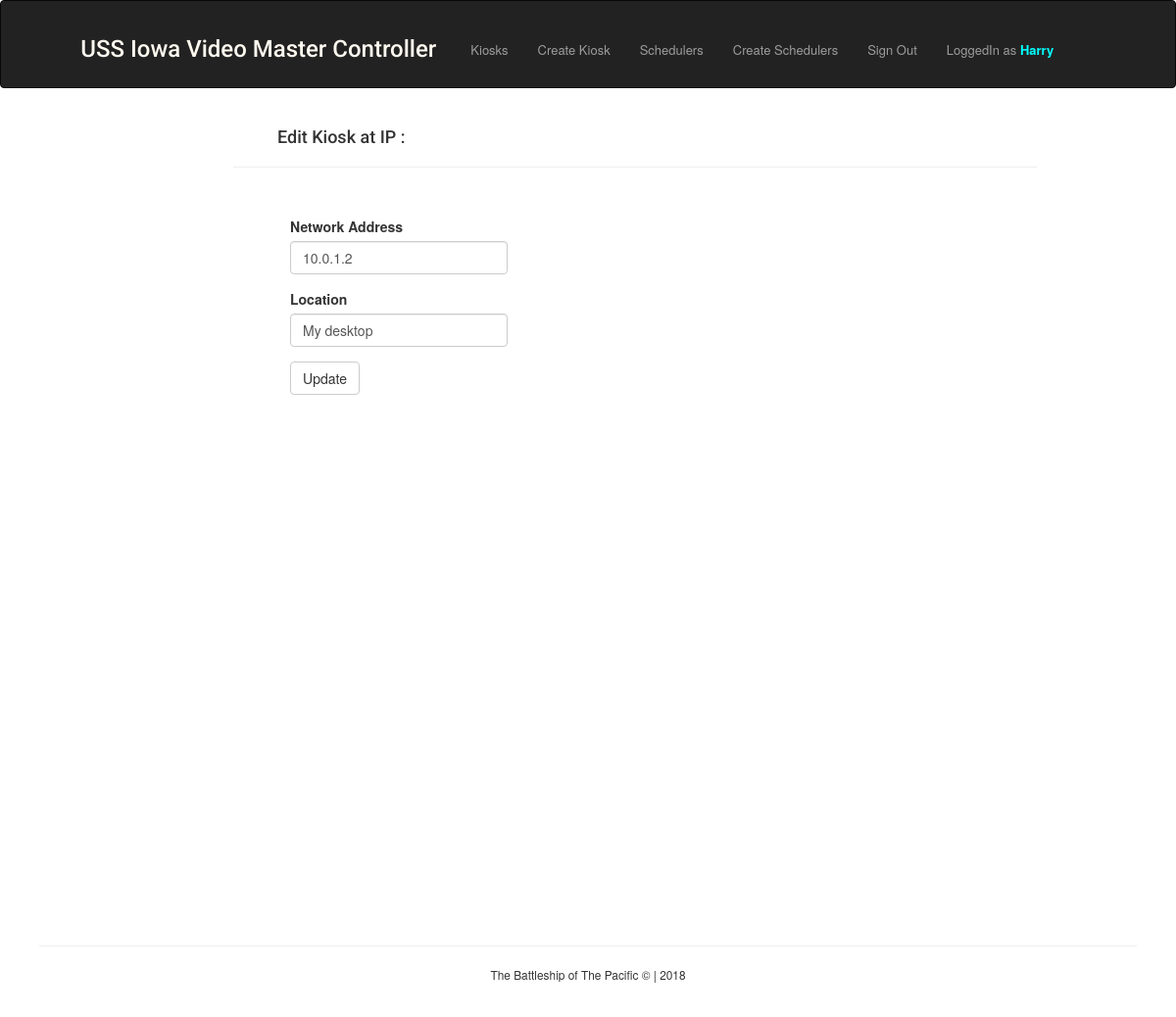
Screenshot of /kiosk/edit/1 (signed in) with the database file from the repository.
### app/auth/models.py (models this page shows, shortened)
class User(UserMixin, db.Model):
    __tablename__ = 'users'
    id = db.Column(db.Integer, primary_key=True)
    user_name = db.Column(db.String(48))
    user_email = db.Column(db.String(60), unique=True, index=True)
    user_password = db.Column(db.String(128))
    registration_date = db.Column(db.DateTime, default=datetime.now)
    @login_manager.user_loader
    def load_user(id):
        return User.query.get(int(id))

### app/kiosk/models.py (models this page shows, shortened)
class Kiosk(db.Model):
    __tablename__ = 'kiosk'
    id = db.Column(db.Integer, primary_key=True)
    network_address = db.Column(db.String(36), nullable=False, index=True)
    location = db.Column(db.String(128), nullable=False)
    node_url = db.Column(db.String(128), nullable=False, unique=True)

### app/kiosk/routes.py (the view, shortened to what this page needs)
@main.route('/kiosk/edit/<kiosk_id>', methods=['GET', 'POST'])
@login_required
def edit_kiosk(kiosk_id):
    kiosk = Kiosk.query.get(kiosk_id)
    session["current_address"] = kiosk.network_address  # temp store kiosk ip address in session
    form = EditKioskForm(obj=kiosk)
    return render_template('edit_kiosk.html', form=form)

### app/kiosk/forms.py (shortened to what this page needs)
class EditKioskForm(FlaskForm):
    network_address = StringField('Network Address', validators=[DataRequired(),
                                                                 edit_network_address_exists,
                                                                 network_address_valid])
    location = StringField('Location', validators=[DataRequired()])
    submit = SubmitField('Update')

### app/kiosk/templates/edit_kiosk.html (shortened to what this page needs)
{% extends 'layout.html' %}
{% block content %}
    <div class="container form">
    <h4 style="margin-left: 45px">Edit Kiosk at IP : {{ current_address }}</h4>
        <hr>
        <br>
        {{ wtf.quick_form(form) }}
    </div>
{% endblock %}

### app/kiosk/templates/layout.html (shortened to what this page needs)
{% import "bootstrap/wtf.html" as wtf %}
<!DOCTYPE html>
<html lang="en">
    {% block head %}
        <head>
            <link rel="stylesheet" href="https://maxcdn.bootstrapcdn.com/bootstrap/3.3.7/css/bootstrap.min.css">
            <link rel="stylesheet" href="{{ url_for('static', filename = 'css/styles.css') }}">
            <link rel="stylesheet" href="{{ url_for('static', filename = 'css/battleship_controller.css') }}">
        </head>
    {% endblock %}
    {% block body %}
        <body>
            <div class="wrapper">
                {% block navbar %}
                    <nav class="navbar navbar-inverse">
                        <div class="container">
                            <a class="navbar navbar-text" href="">
                                <h3 class="title">USS Iowa Video Master Controller</h3>
                            </a>
                            <ul class="nav navbar-nav pull-right">
                                    {% if current_user.is_authenticated %}
                                        <li><a href="{{ url_for('main.kiosk_list') }}"> Kiosks </a></li>
                                        <li><a href="{{ url_for('main.create_kiosk') }}">Create Kiosk</a></li>
                                        <li><a href="{{ url_for('main.scheduler_list') }}"> Schedulers </a></li>
                                        <li><a href="{{ url_for('main.create_scheduler') }}">Create Schedulers</a></li>
                                        <li><a href="{{ url_for('authentication.log_out_user') }}">Sign Out</a></li>
                                    {% else %}
                                        <li><a href="{{ url_for('authentication.register_user') }}"> Register </a></li>
                                        <li><a href="{{ url_for('authentication.do_the_login') }}"> SignIn </a></li>
                                    {% endif %}
                                <li>
                                    <a href="">
                                        {% if current_user.is_authenticated %}
                                            LoggedIn as <b style="color: cyan">{{ current_user.user_name.title() }}</b>
                                        {% endif %}
                                    </a>
                                </li>
                            </ul>
                        </div>
                    </nav>
                {% endblock navbar %}
                {% block content %} {% endblock content %}
                {% block footer %}
                    <footer>
                        <div class="container ftr">
                            <hr>
                            <p class="text-center small">The Battleship of The Pacific &copy;  |  2018</p>
                        </div>
                    </footer>
                {% endblock footer %}
            </div>
        </body>
    {% endblock body %}
</html>

### app/static/css/styles.css (style rules this page uses)
html, body { height: 100%; margin: 0; padding: 0 }
h1, h2, h3, h4 { font-family: 'Roboto', sans-serif; }
p, li { font-size: small }
ul { position: relative; top: 25px; right: 7%; }
footer { position: absolute; width: 100%; left:0 ;bottom: 0; height: 40px }
a h3 { position: relative; left: 10% }
.navbar-inverse { height: 5%; }
.ftr { padding: 25px }
.wrapper { position: relative; min-height: 120%; }
.title { color: floralwhite }
.form { height: 50%; width:70%; padding: 10px; position: relative; left: 48px }
.form-group { width: 40% }

### rows the page displays
User: user_name "Harry"
Kiosk: network_address "10.0.1.2", location "My desktop"
